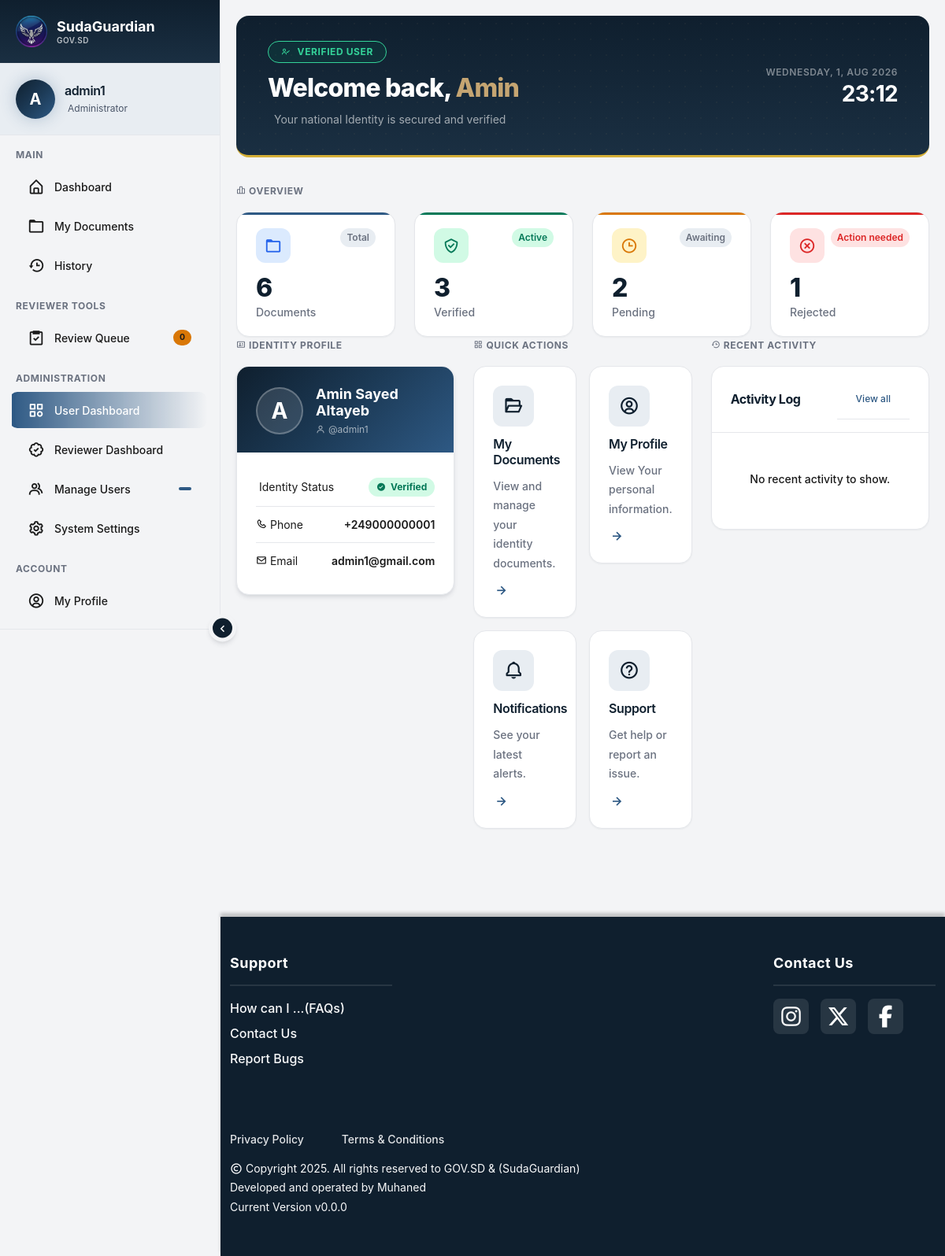
Before: /user-dashboard (signed in) with the older database file.
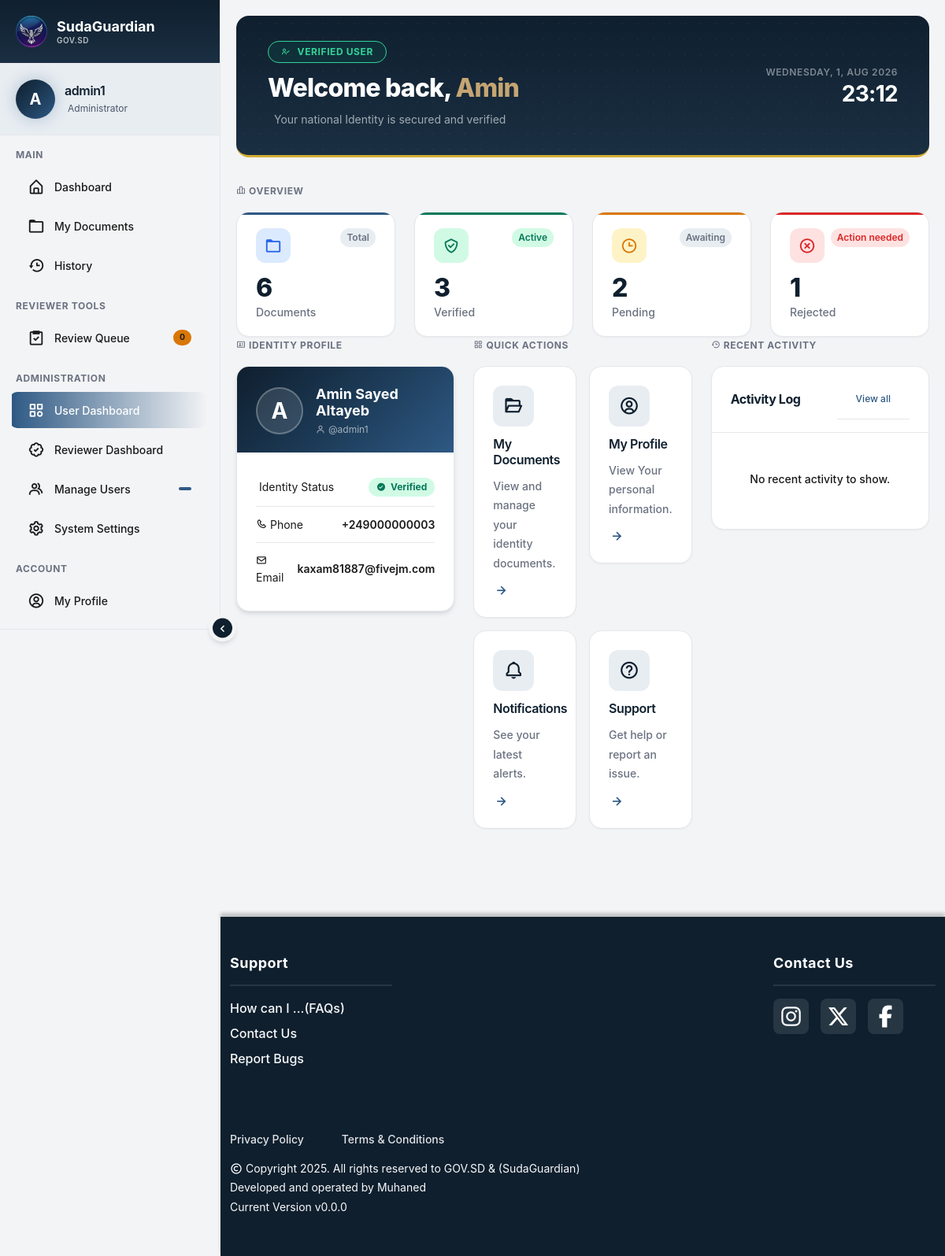
After: the same page with the newer database file.
### tables this page shows
CREATE TABLE users (
    id INTEGER PRIMARY KEY AUTOINCREMENT,
    username TEXT NOT NULL UNIQUE,
    password_hash TEXT,
    national_id_hash TEXT NOT NULL,
    full_name TEXT NOT NULL,
    birthdate TEXT,
    contact_email TEXT NOT NULL UNIQUE,
    contact_phone TEXT NOT NULL UNIQUE,
    verification_status TEXT NOT NULL DEFAULT 'verified',
    verified_at DATETIME NOT NULL,
    national_id_fast TEXT NOT NULL UNIQUE,
    role TEXT CHECK (role IN ('admin', 'user', 'reviewer')) NOT NULL
    , profile_picture TEXT, address TEXT, email_verified INTEGER NOT NULL DEFAULT 1);

### app.py (the view)
@app.route("/user-dashboard")
@login_required
@roles_required("user", "admin")
def user_dashboard():
    return render_template("user_dashboard.html", user=current_user)

### templates/user_dashboard.html (shortened to what this page needs)
{% extends "layout.html" %}
{% block content %}
<div class="dashboard-wrapper">
    <div class="dashboard-header">
        <div class="dashboard-header-inner">
            <div class="dashboard-header-left">
                <div class="dashboard-role-badge user">
                        <i class='bx bx-user-check'></i> Verified User
                </div>
                    <h1>Welcome back, <span>{{ current_user.full_name.split()[0] }}</span></h1>
                    <p class="dashboard-header-sub"> Your national Identity is secured and verified</p>
            </div>
            <div class="dashboard-header-right">
                <div class="dashboard-header-date" id="Date">Loading...</div>
                <div class="dashboard-header-time" id="Clock">--:--</div>
            </div>
        </div>
    </div>
    <p class="dashboard-section-label"><i class='bx bx-bar-chart-alt-2'></i>
        Overview
    </p>
    <div class="row g-4 mb-6">
        <div class="col-6 col-md-3">
            <div class="stat-card accent-blue">
                <div class="stat-card-top">
                    <div class="stat-icon blue">
                        <i class='bx bx-folder'></i>
                    </div>
                    <span class="stat-trend flat">Total</span>
                </div>
                <div class="stat-value">6</div>
                <div class="stat-label">Documents</div>
            </div>
        </div>
        <div class="col-6 col-md-3">
            <div class="stat-card accent-green">
                <div class="stat-card-top">
                    <div class="stat-icon green"><i class='bx bx-check-shield'></i></div>
                    <span class="stat-trend up">Active</span>
                </div>
                <div class="stat-value">3</div>
                <div class="stat-label">Verified</div>
            </div>
        </div>
        <div class="col-6 col-md-3">
            <div class="stat-card accent-warn">
                <div class="stat-card-top">
                    <div class="stat-icon warn"><i class='bx bx-time'></i></div>
                    <span class="stat-trend flat">Awaiting</span>
                </div>
                <div class="stat-value">2</div>
                <div class="stat-label">Pending</div>
            </div>
        </div>
        <div class="col-6 col-md-3">
            <div class="stat-card accent-red">
                <div class="stat-card-top">
                    <div class="stat-icon red"><i class='bx bx-x-circle'></i></div>
                    <span class="stat-trend down">Action needed</span>
                </div>
                <div class="stat-value">1</div>
                <div class="stat-label">Rejected</div>
            </div>
        </div>
    </div>
    <div class="row g-4 mb-4">
        <div class="col-lg-4">
            <p class="dashboard-section-label"><i class='bx bx-id-card'></i>
                 Identity Profile
            </p>
            <div class="identity-panel">
                <div class="identity-panel-header">
                    <div class="id-avatar">
                        <span>{{ current_user.username[:1].upper() }}</span>
                    </div>
                    <div>
                        <p class="id-panel-name"> {{ current_user.full_name }} </p>
                        <span class="id-panel-sub">
                            <i class='bx bx-user'></i>
                            @{{ current_user.username }}
                        </span>
                    </div>
                </div>
                <div class="identity-panel-body">
                    <div class="id-row">
                        <span class="id-row-label"> Identity Status</span>
                        <span class="id-status-badge verified">
                            <i class='bx bxs-check-circle'></i> Verified
                        </span>
                    </div>
                    <div class="id-row">
                        <span class="id-row-label">
                            <i class='bx bx-phone'></i> Phone
                        </span>
                        <span class="id-row-value"> {{ current_user.contact_phone }} </span>
                    </div>
                    <div class="id-row">
                        <span class="id-row-label">
                            <i class='bx bx-envelope'></i> Email
                        </span>
                        <span class="id-row-value"> {{ current_user.contact_email }} </span>
                    </div>
                </div>
            </div>
        </div>
        <div class="col-lg-4">
            <p class="dashboard-section-label">
                <i class='bx bx-grid-alt'></i> Quick Actions
            </p>
            <div class="row g-3">
                <div class="col-6">
                    <a href="{{ url_for('my_documents') }}" class="action-card">
                        <div class="action-card-icon">
                          <i class='bx bx-folder-open'></i>
                        </div>
                        <h5>My Documents</h5>
                        <p>View and manage your identity documents.</p>
                        <i class='bx bx-right-arrow-alt action-card-arrow'></i>
                    </a>
                </div>
                <div class="col-6">
                    <a href="{{ url_for('my_profile') }}" class="action-card">
                        <div class="action-card-icon">
                          <i class='bx bx-user-circle'></i>
                        </div>
                        <h5>My Profile</h5>
                        <p>View Your personal information.</p>
                        <i class='bx bx-right-arrow-alt action-card-arrow'></i>
                    </a>
                </div>
                <div class="col-6">
                    <a href="{{ url_for('notifications') }}" class="action-card">
                        <div class="action-card-icon">
                          <i class='bx bx-bell'></i>
                        </div>
                        <h5>Notifications</h5>
                        <p>See your latest alerts.</p>
                        <i class='bx bx-right-arrow-alt action-card-arrow'></i>
                    </a>
                </div>
                <div class="col-6">
                    <a href="{{ url_for('help_and_support') }}" class="action-card">
                        <div class="action-card-icon">
                          <i class='bx bx-help-circle'></i>
                        </div>
                        <h5>Support</h5>
                        <p>Get help or report an issue.</p>
                        <i class='bx bx-right-arrow-alt action-card-arrow'></i>
                    </a>
                </div>
            </div>
        </div>
        <div class="col-lg-4">
            <p class="dashboard-section-label">
                <i class='bx bx-history'></i> Recent Activity
            </p>
            <div class="activity-list">
                <div class="activity-list-header">
                    <h4>Activity Log</h4>
                    <a href="{{ url_for('history') }}">View all</a>
                </div>
                    {% if history %}
                        {% for activity in history %}
                        <div class="activity-item">
                            {% if activity.type == 'document_upload' %}
                            <div class="activity-dot-col">
                                <span class="activity-dot blue"></span>
                            </div>
                            {% elif activity.type == 'verification' %}
                                <div class="activity-dot-col">
                                <span class="activity-dot green"></span>
                            </div>
                            {% elif activity.type == 'rejection' %}
                                <div class="activity-dot-col">
                                <span class="activity-dot red"></span>
                            </div>
                            {% else %}
                                <div class="activity-dot-col">
                                <span class="activity-dot gold"></span>
                            </div>
                            {% endif %}
                            <span class="activity-dot-line"></span>
                        </div>
                        <div >
                            <p class="activity-text"> {{ activity.description }} </p>
                            <span class="activity-time"> {{ activity.time }} </span>
                        </div>
                        {% endfor %}
                    {% else %}
                        <p class="activity-text no-activity">No recent activity to show.</p>
                    {% endif %}
            </div>
        </div>
    </div>
</div>
{% endblock %}

### templates/sidebar.html (shortened to what this page needs)
{% block head %}
<link rel="stylesheet" href="{{ url_for('static', filename='css/sidebar.css') }}">
{% endblock %}
<aside class="offcanvas-lg offcanvas-start sidebar collapsed" id="sidebar">
    <div class="sidebar-header">
        <div class="sidebar-brand">
            <img src="{{ url_for('static', filename='logo.png') }}" alt="SudaGuardian Logo" class="sidebar-logo">
            <div class="sidebar-brand-text">
                <span class="sidebar-name">SudaGuardian</span>
                <span class="sidebar-subtitle">GOV.SD</span>
            </div>
        </div>
    </div>
    <div class="sidebar-user">
        <div class="user-avatar">
            <span>{{ current_user.username[:1].upper() }}</span>
        </div>
        <div class="user-info">
            <h6 class="user-name">{{ current_user.username }}</h6>
            <span class="user-role">
                {% if current_user.role == 'admin' %}
                 Administrator
                {% elif current_user.role == 'reviewer' %}
                <i class='bx bx-check-circle'></i> Document Reviewer
                {% else %}
                <i class='bx bx-user'></i> Citizen
                {% endif %}
            </span>
        </div>
    </div>
    <div class="sidebar-menu">
        <div class="menu-section">
            <span class="menu-section-title">Main</span>
            <a href="/{{ current_user.role }}-dashboard" class="menu-item">
                <i class='bx bx-home-alt'></i>
                <span class="menu-text">Dashboard</span>
            </a>
            <a href="{{ url_for('my_documents') }}" class="menu-item">
                <i class='bx bx-folder'></i>
                <span class="menu-text">My Documents</span>
            </a>
            <a href="{{ url_for('history') }}" class="menu-item">
                <i class='bx bx-history'></i>
                <span class="menu-text">History</span>
            </a>
        </div>
        {% if current_user.role == 'reviewer' or current_user.role == 'admin' %}
        <div class="menu-section">
            <span class="menu-section-title">Reviewer Tools</span>
            <a href="{{ url_for('review_queue') }}" class="menu-item">
                <i class='bx bx-task'></i>
                <span class="menu-text">Review Queue</span>
                <span class="menu-badge badge-warning">{{ pending_users|length }}</span>
            </a>
        </div>
        {% endif %}
        {% if current_user.role == 'admin' %}
        <div class="menu-section">
            <span class="menu-section-title">Administration</span>
            <a href="{{ url_for('user_dashboard') }}" class="menu-item">
                <i class="bx bx-category"></i>
                <span class="menu-text">User Dashboard</span>
            </a>
            <a href="{{ url_for('reviewer_dashboard') }}" class="menu-item">
                <i class="bx bx-badge-check"></i>
                <span class="menu-text">Reviewer Dashboard</span>
            </a>
            <a href="{{ url_for('manage_users') }}" class="menu-item">
                <i class='bx bx-group'></i>
                <span class="menu-text">Manage Users</span>
                <span class="menu-badge">{{ total_users }}</span>
            </a>
            <a href="{{ url_for('system_settings') }}" class="menu-item">
                <i class='bx bx-cog'></i>
                <span class="menu-text">System Settings</span>
            </a>
        </div>
        {% endif %}
        <div class="menu-section">
            <span class="menu-section-title">Account</span>
            <a href="{{ url_for('my_profile') }}" class="menu-item">
                <i class='bx bx-user-circle'></i>
                <span class="menu-text">My Profile</span>
            </a>
            <a href="{{ url_for('help_and_support') }}" class="menu-item">
            </a>
        </div>
    </div>
    <div class="sidebar-footer">
    </div>
</aside>
<button class="sidebar-toggle-btn d-none d-lg-flex" id="sidebarToggle">
    <i class="bx bx-chevron-right" id="toggleIcon"></i>
</button>

Changed rows visible on the page:
changed users "Amin": contact_phone "+249000000001" → "+249000000003"; contact_email "admin1@gmail.com" → "kaxam81887@fivejm.com"
